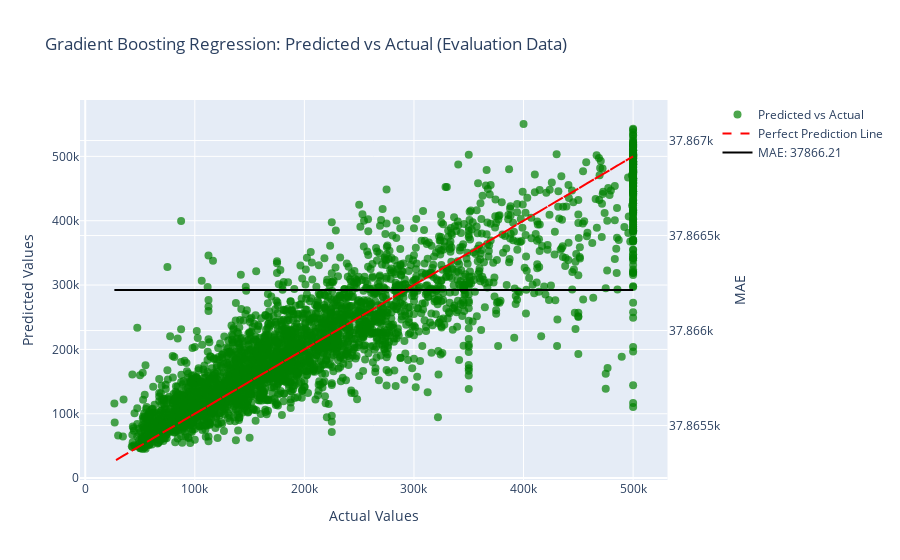

Notebook cell for this chart:
### Code cell
from plotly.subplots import make_subplots

import plotly.graph_objects as go

# Create a figure with secondary y-axis
fig = make_subplots(specs=[[{"secondary_y": True}]])

# Add scatter plot for predictions
fig.add_trace(
    go.Scatter(
        x=y_eval.values,
        y=y_pred_eval_original_gbr.flatten(),
        mode='markers',
        name='Predicted vs Actual',
        marker=dict(color='green', size=8, opacity=0.7)
    ),
    secondary_y=False
)

# Add perfect prediction line
fig.add_trace(
    go.Scatter(
        x=y_eval.values,
        y=y_eval.values,
        mode='lines',
        name='Perfect Prediction Line',
        line=dict(color='red', dash='dash')
    ),
    secondary_y=False
)

# Calculate RMSE from MSE


# Add MSE loss line
fig.add_trace(
    go.Scatter(
        x=[y_eval.values.min(), y_eval.values.max()],
        y=[mae_eval_gbr, mae_eval_gbr],
        mode='lines',
        name=f'MAE: {mae_eval_gbr:.2f}',
        line=dict(color='black', dash='solid')
    ),
    secondary_y=True
)

# Update layout
fig.update_layout(
    title="Gradient Boosting Regression: Predicted vs Actual (Evaluation Data)",
    xaxis_title="Actual Values",
    yaxis_title="Predicted Values",
    yaxis2_title="MAE",
    showlegend=True
)

# Show the plot
fig.show()

### Figure 1 — Plotly figure (JSON) as saved in the notebook; plotly's stock layout.template omitted (floating-point values rounded to 4 significant figures; data arrays with more than 128 entries replaced by an {"elided": "..."} marker saying what was removed)
{"data": [{"marker": {"color": "green", "opacity": 0.7, "size": 8}, "mode": "markers", "name": "Predicted vs Actual", "type": "scatter", "x": {"elided": "3303 int values"}, "xaxis": "x", "y": {"elided": "3303 float values"}, "yaxis": "y"}, {"line": {"color": "red", "dash": "dash"}, "mode": "lines", "name": "Perfect Prediction Line", "type": "scatter", "x": {"elided": "3303 int values"}, "xaxis": "x", "y": {"elided": "3303 int values"}, "yaxis": "y"}, {"line": {"color": "black", "dash": "solid"}, "mode": "lines", "name": "MAE: 37866.21", "type": "scatter", "x": [26600, 500001], "xaxis": "x", "y": [37870.0, 37870.0], "yaxis": "y2"}], "layout": {"showlegend": true, "title": {"text": "Gradient Boosting Regression: Predicted vs Actual (Evaluation Data)"}, "xaxis": {"anchor": "y", "domain": [0, 0.94], "title": {"text": "Actual Values"}}, "yaxis": {"anchor": "x", "domain": [0, 1], "title": {"text": "Predicted Values"}}, "yaxis2": {"anchor": "x", "overlaying": "y", "side": "right", "title": {"text": "MAE"}}}}
